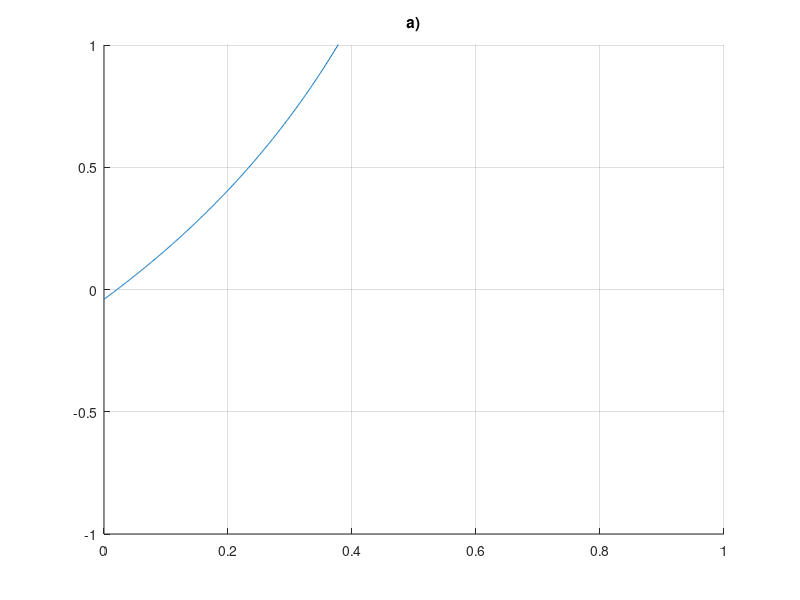
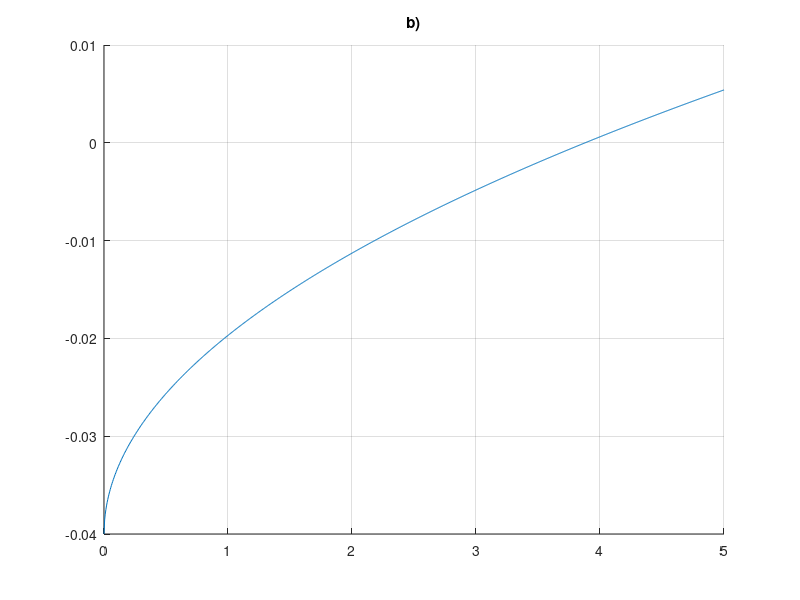

The MATLAB script that drew these images, in order:
format long g;
clc;

K = 0.04;

%----------------------A----------------------%
pt=3.5;
f = @(x) ((x./(1-x)).*sqrt((2*pt)./(2+x))) - K;

%Grafica
figure(1);
t=linspace(0,1,1000);
hold on;
grid on;
plot(t,f(t));
ylim([-1,1]);
title("a)");

%----------------------B----------------------%
x=0.02;
g = @(p) ((x./(1-x)).*sqrt((2*p)./(2+x))) - K;

figure(2);
w=linspace(0,5,1000);
hold on;
grid on;
plot(w,g(w));
title("b)");
